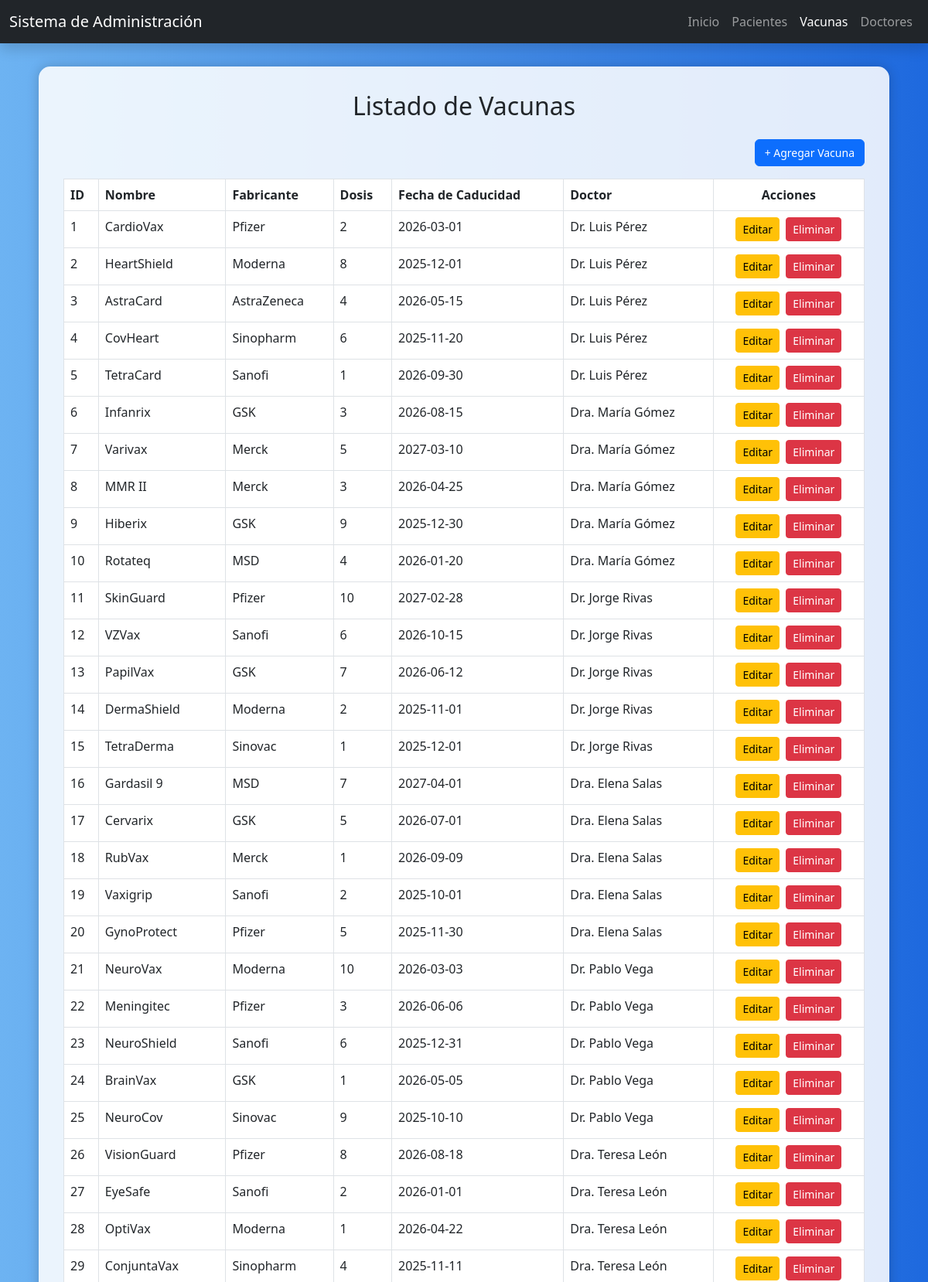
The app's page /Modulos/Administrador/Vacunas.php (upper part) with its own data.
### tables this page shows
CREATE TABLE `vacunas` (
  `id` int(11) NOT NULL,
  `Nombre` varchar(512) NOT NULL,
  `Fabricante` varchar(512) NOT NULL,
  `Vacu_disp` int(255) NOT NULL,
  `FechaCad` date NOT NULL,
  `doctor_id` int(11) DEFAULT NULL
);

CREATE TABLE `doctores` (
  `IdDoc` int(50) NOT NULL,
  `DNI` int(11) DEFAULT NULL,
  `NombreDoc` varchar(50) NOT NULL,
  `Especialidad` varchar(50) NOT NULL,
  `Telefono` int(50) NOT NULL,
  `horasdeTrabajo` varchar(50) NOT NULL,
  `DiasdeTrabajo` varchar(50) NOT NULL,
  `contraseña` varchar(50) DEFAULT NULL
);

### Modulos/Administrador/Vacunas.php (the view, shortened to what this page needs)
<?php
include('../../Conexion.php');
?>
<!DOCTYPE html>
<html lang="es">
<head>
  <link href="https://cdn.jsdelivr.net/npm/bootstrap@5.3.0/dist/css/bootstrap.min.css" rel="stylesheet" />
</head>
<body>
<nav class="navbar navbar-expand-lg navbar-dark bg-dark shadow">
  <div class="container-fluid">
    <a class="navbar-brand" href="#">Sistema de Administración</a>
    <div class="collapse navbar-collapse" id="navbarNav">
      <ul class="navbar-nav ms-auto">
        <li class="nav-item"><a class="nav-link" href="Principal.php">Inicio</a></li>
        <li class="nav-item"><a class="nav-link" href="pacientes.php">Pacientes</a></li>
        <li class="nav-item"><a class="nav-link active" href="vacunas.php">Vacunas</a></li>
        <li class="nav-item"><a class="nav-link" href="doctores.php">Doctores</a></li>
      </ul>
    </div>
  </div>
</nav>
<div class="table-container">
  <h2 class="text-center mb-4">Listado de Vacunas</h2>
  <div class="d-flex justify-content-end mb-3">
    <button class="btn btn-primary" data-bs-toggle="modal" data-bs-target="#modalVacuna" onclick="abrirAgregar()">+ Agregar Vacuna</button>
  </div>
  <table class="table table-bordered table-hover">
    <thead>
      <tr>
        <th>ID</th>
        <th>Nombre</th>
        <th>Fabricante</th>
        <th>Dosis</th>
        <th>Fecha de Caducidad</th>
        <th>Doctor</th>
        <th class="text-center">Acciones</th>
      </tr>
    </thead>
    <tbody>
      <?php
      $result = $link->query("SELECT vacunas.*, doctores.NombreDoc FROM vacunas LEFT JOIN doctores ON vacunas.doctor_id = doctores.IdDoc");
      if ($result && $result->num_rows > 0):
        while ($row = $result->fetch_assoc()):
      ?>
        <tr>
          <td><?= $row['id'] ?></td>
          <td><?= htmlspecialchars($row['Nombre']) ?></td>
          <td><?= htmlspecialchars($row['Fabricante']) ?></td>
          <td><?= $row['Vacu_disp'] ?></td>
          <td><?= $row['FechaCad'] ?></td>
          <td><?= htmlspecialchars($row['NombreDoc'] ?? 'Sin asignar') ?></td>
          <td class="text-center">
            <button class="btn btn-warning btn-sm me-1"
              onclick="abrirEditar(
                <?= $row['id'] ?>,
                `<?= htmlspecialchars($row['Nombre']) ?>`,
                `<?= htmlspecialchars($row['Fabricante']) ?>`,
                <?= $row['Vacu_disp'] ?>,
                `<?= $row['FechaCad'] ?>`,
                <?= $row['doctor_id'] ?? 'null' ?>
              )">Editar</button>
            <a href="vacunas.php?eliminar=<?= $row['id'] ?>" class="btn btn-danger btn-sm" onclick="return confirm('¿Eliminar esta vacuna?')">Eliminar</a>
          </td>
        </tr>
      <?php endwhile; else: ?>
        <tr><td colspan="7" class="text-center">No hay vacunas registradas.</td></tr>
      <?php endif; ?>
    </tbody>
  </table>
</div>
</body>
</html>

### Modulos/Administrador/Vacunas.php (style rules this page uses)
body { background: linear-gradient(to right, #6db3f2, #1e69de); min-height: 100vh; }
.table-container { max-width: 1100px; background-color: #ffffffdd; padding: 2rem; border-radius: 15px; box-shadow: 0 0 15px rgba(0, 0, 0, 0.2); margin: 30px auto; }
.table thead { background-color: #1d3557; color: white; }
.btn { font-size: 0.875rem; }

### records on screen
vacunas: id "1", Nombre "CardioVax", Fabricante "Pfizer", Vacu_disp "2", FechaCad "2026-03-01", doctor.NombreDoc "Dr. Luis Pérez"
vacunas: id "2", Nombre "HeartShield", Fabricante "Moderna", Vacu_disp "8", FechaCad "2025-12-01", doctor.NombreDoc "Dr. Luis Pérez"
vacunas: id "3", Nombre "AstraCard", Fabricante "AstraZeneca", Vacu_disp "4", FechaCad "2026-05-15", doctor.NombreDoc "Dr. Luis Pérez"
vacunas: id "4", Nombre "CovHeart", Fabricante "Sinopharm", Vacu_disp "6", FechaCad "2025-11-20", doctor.NombreDoc "Dr. Luis Pérez"
vacunas: id "5", Nombre "TetraCard", Fabricante "Sanofi", Vacu_disp "1", FechaCad "2026-09-30", doctor.NombreDoc "Dr. Luis Pérez"
vacunas: id "6", Nombre "Infanrix", Fabricante "GSK", Vacu_disp "3", FechaCad "2026-08-15", doctor.NombreDoc "Dra. María Gómez"
vacunas: id "7", Nombre "Varivax", Fabricante "Merck", Vacu_disp "5", FechaCad "2027-03-10", doctor.NombreDoc "Dra. María Gómez"
vacunas: id "8", Nombre "MMR II", Fabricante "Merck", Vacu_disp "3", FechaCad "2026-04-25", doctor.NombreDoc "Dra. María Gómez"
vacunas: id "9", Nombre "Hiberix", Fabricante "GSK", Vacu_disp "9", FechaCad "2025-12-30", doctor.NombreDoc "Dra. María Gómez"
vacunas: id "10", Nombre "Rotateq", Fabricante "MSD", Vacu_disp "4", FechaCad "2026-01-20", doctor.NombreDoc "Dra. María Gómez"
vacunas: id "11", Nombre "SkinGuard", Fabricante "Pfizer", Vacu_disp "10", FechaCad "2027-02-28", doctor.NombreDoc "Dr. Jorge Rivas"
vacunas: id "12", Nombre "VZVax", Fabricante "Sanofi", Vacu_disp "6", FechaCad "2026-10-15", doctor.NombreDoc "Dr. Jorge Rivas"
vacunas: id "13", Nombre "PapilVax", Fabricante "GSK", Vacu_disp "7", FechaCad "2026-06-12", doctor.NombreDoc "Dr. Jorge Rivas"
vacunas: id "14", Nombre "DermaShield", Fabricante "Moderna", Vacu_disp "2", FechaCad "2025-11-01", doctor.NombreDoc "Dr. Jorge Rivas"
vacunas: id "15", Nombre "TetraDerma", Fabricante "Sinovac", Vacu_disp "1", FechaCad "2025-12-01", doctor.NombreDoc "Dr. Jorge Rivas"
vacunas: id "16", Nombre "Gardasil 9", Fabricante "MSD", Vacu_disp "7", FechaCad "2027-04-01", doctor.NombreDoc "Dra. Elena Salas"
vacunas: id "17", Nombre "Cervarix", Fabricante "GSK", Vacu_disp "5", FechaCad "2026-07-01", doctor.NombreDoc "Dra. Elena Salas"
vacunas: id "18", Nombre "RubVax", Fabricante "Merck", Vacu_disp "1", FechaCad "2026-09-09", doctor.NombreDoc "Dra. Elena Salas"
vacunas: id "19", Nombre "Vaxigrip", Fabricante "Sanofi", Vacu_disp "2", FechaCad "2025-10-01", doctor.NombreDoc "Dra. Elena Salas"
vacunas: id "20", Nombre "GynoProtect", Fabricante "Pfizer", Vacu_disp "5", FechaCad "2025-11-30", doctor.NombreDoc "Dra. Elena Salas"
vacunas: id "21", Nombre "NeuroVax", Fabricante "Moderna", Vacu_disp "10", FechaCad "2026-03-03", doctor.NombreDoc "Dr. Pablo Vega"
vacunas: id "22", Nombre "Meningitec", Fabricante "Pfizer", Vacu_disp "3", FechaCad "2026-06-06", doctor.NombreDoc "Dr. Pablo Vega"
vacunas: id "23", Nombre "NeuroShield", Fabricante "Sanofi", Vacu_disp "6", FechaCad "2025-12-31", doctor.NombreDoc "Dr. Pablo Vega"
vacunas: id "24", Nombre "BrainVax", Fabricante "GSK", Vacu_disp "1", FechaCad "2026-05-05", doctor.NombreDoc "Dr. Pablo Vega"
vacunas: id "25", Nombre "NeuroCov", Fabricante "Sinovac", Vacu_disp "9", FechaCad "2025-10-10", doctor.NombreDoc "Dr. Pablo Vega"
vacunas: id "26", Nombre "VisionGuard", Fabricante "Pfizer", Vacu_disp "8", FechaCad "2026-08-18", doctor.NombreDoc "Dra. Teresa León"
vacunas: id "27", Nombre "EyeSafe", Fabricante "Sanofi", Vacu_disp "2", FechaCad "2026-01-01", doctor.NombreDoc "Dra. Teresa León"
vacunas: id "28", Nombre "OptiVax", Fabricante "Moderna", Vacu_disp "1", FechaCad "2026-04-22", doctor.NombreDoc "Dra. Teresa León"
vacunas: id "29", Nombre "ConjuntaVax", Fabricante "Sinopharm", Vacu_disp "4", FechaCad "2025-11-11", doctor.NombreDoc "Dra. Teresa León"
